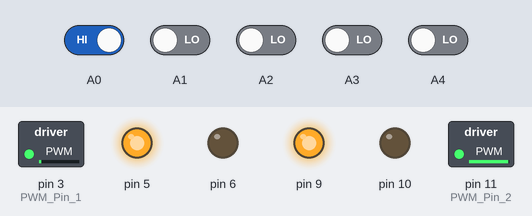
Simulated run of this sketch. Board: Arduino Uno, built with avr-gcc and run on an emulated ATmega328P. On the bench: switched loads named in the sketch (green lamp = pin HIGH), output pins drawn as LEDs (lit = HIGH). Inputs (shaded band) come from the test bench; at power-on: A0 HIGH, A1–4 LOW.

Above: at 1.2 s.
1.3 s: A0 driven LOW
At 2.5 s:
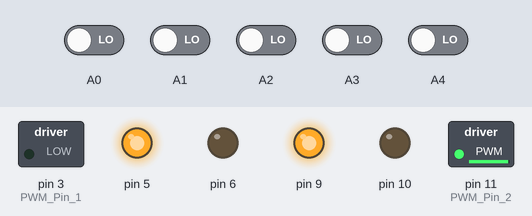
2.8 s: A1 driven HIGH
At 3.7 s:
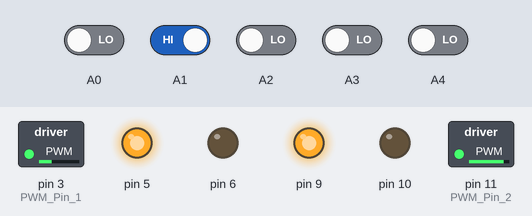
4.3 s: A2 driven HIGH
At 4.8 s:
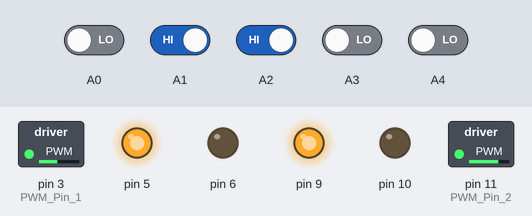
5.8 s: A1 driven LOW
At 7.0 s:
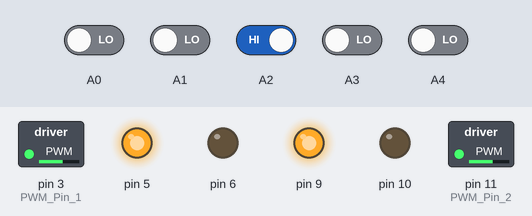
7.3 s: A3 driven HIGH
At 8.3 s:
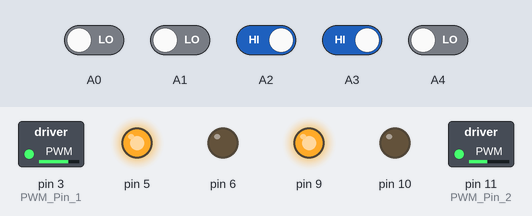
8.8 s: A2 driven LOW
At 9.4 s:
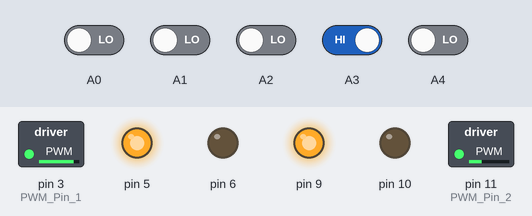
Timing chart, 0 to 11.3 s (numbered marks = the images above; inputs shaded):
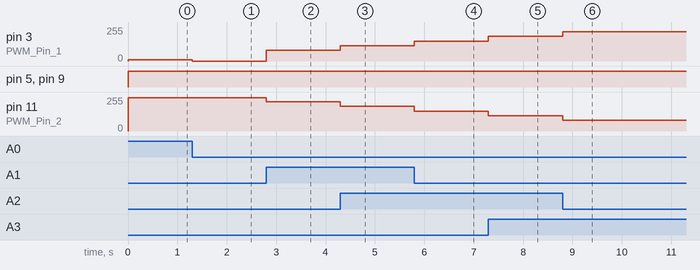

The sketch:

pid.ino
```cpp
float Kp =35, Ki = 0, Kd = 40;
float error = 0, P = 0, I = 0, D = 0, PID_value = 0;
float previous_error = 0, previous_I = 0;
int sen1 = 0, sen2 = 0, sen3 = 0, sen4 = 0, sen5 = 0;
int initial_motor_speed = 150;
int x = 0; //backgriund
int y = 1; //line

void read_sensor_values(void);
void calculate_pid(void);

void setup()
{
  Serial.begin(9600);
  pinMode(3, OUTPUT); //PWM Pin 1
  pinMode(11, OUTPUT); //PWM Pin 2
  pinMode(6, OUTPUT);
  pinMode(5, OUTPUT);
  pinMode(10, OUTPUT);
  pinMode(9, OUTPUT);

}

void loop()
{

  read_sensor_values();

  calculate_pid();


}

void read_sensor_values()
{
  sen1 = digitalRead(A0);
  sen2 = digitalRead(A1);
  sen3 = digitalRead(A2);
  sen4 = digitalRead(A3);
  sen5 = digitalRead(A4);

  if ((sen1 == x) && (sen2 == x) && (sen3 == x) && (sen4 == x) && (sen5 == y))
    error = 4;

  else if ((sen1 == x) && (sen2 == x) && (sen3 == x) && (sen4 == y) && (sen5 == y))
    error = 3;
  else if ((sen1 == x) && (sen2 == x) && (sen3 == x) && (sen4 == y) && (sen5 == x))
    error = 2;
  else if ((sen1 == x) && (sen2 == x) && (sen3 == y) && (sen4 == y) && (sen5 == x))
    error = 1;

  else if ((sen1 == x) && (sen2 == x) && (sen3 == y) && (sen4 == x) && (sen5 == x))
    error = 0;

  else if ((sen1 == x) && (sen2 == y) && (sen3 == y) && (sen4 == x) && (sen5 == x))
    error = -1;
  else if ((sen1 == x) && (sen2 == y) && (sen3 == x) && (sen4 == x) && (sen5 == x))
    error = -2;
  else if ((sen1 == y) && (sen2 == y) && (sen3 == x) && (sen4 == x) && (sen5 == x))
    error = -3;
  else if ((sen1 == y) && (sen2 == x) && (sen3 == x) && (sen4 == x) && (sen5 == x))
    error = -4;

  else if ((sen1 == x) && (sen2 == x) && (sen3 == x) && (sen4 == x) && (sen5 == x))
  {
    if (error == -4)
    {
      error = -5;
    }
    else if (error == 4)
    {
      error = 5;
    }
  }

}

void calculate_pid()
{
  P = error;
  I = error + previous_I;
  D = error - previous_error;

  PID_value = (Kp * P) + (Ki * I) + (Kd * D);

  previous_I = I;
  previous_error = error;

  int left_motor_speed = initial_motor_speed + PID_value;
  int right_motor_speed = initial_motor_speed - PID_value;


  left_motor_speed = constrain(left_motor_speed, 0, 250);
  right_motor_speed = constrain(right_motor_speed, 0, 250);

  analogWrite(3, left_motor_speed ); //Left Motor Speed
  analogWrite(11, right_motor_speed); //Right Motor Speed


    digitalWrite(5, HIGH);
    digitalWrite(6, LOW);
    digitalWrite(9, HIGH);
    digitalWrite(10, LOW);

}
```

Measured:
- after the input at 1.3 s, pin 3 (PWM_Pin_1): 10/255 → 0/255 at once
- after the input at 2.8 s, pin 3 (PWM_Pin_1): 0/255 → 80/255 at once; pin 11 (PWM_Pin_2): 250/255 → 220/255 at once
- after the input at 4.3 s, pin 3 (PWM_Pin_1): 80/255 → 115/255 at once; pin 11 (PWM_Pin_2): 220/255 → 185/255 at once
- after the input at 5.8 s, pin 3 (PWM_Pin_1): 115/255 → 150/255 at once; pin 11 (PWM_Pin_2): 185/255 → 150/255 at once
- after the input at 7.3 s, pin 3 (PWM_Pin_1): 150/255 → 185/255 at once; pin 11 (PWM_Pin_2): 150/255 → 115/255 at once
- after the input at 8.8 s, pin 3 (PWM_Pin_1): 185/255 → 220/255 at once; pin 11 (PWM_Pin_2): 115/255 → 80/255 at once
